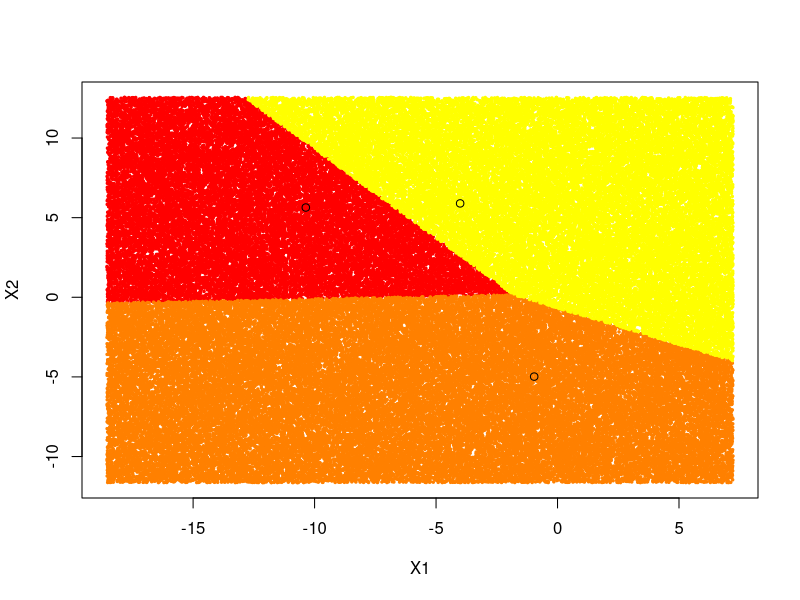

The R source for this figure:
X0 <-
    data.frame(
        x1 = rnorm(400, mean = -12, sd = 1),
        x2 = rnorm(400, mean = 7, sd = 1),
        class = "black"
    )
X1 <-
    data.frame(
        x1 = rnorm(200, mean = -7, sd = 1),
        x2 = rnorm(200, mean = 3, sd = 1),
        class = "black"
    )
X2 <-
    data.frame(
        x1 = rnorm(200, mean = -4, sd = 1),
        x2 = rnorm(200, mean = 6, sd = 1),
        class = "white"
    )
X3 <- data.frame(
    x1 = rnorm(200, mean = -1, sd = 1),
    x2 = rnorm(200, mean = -5, sd = 1),
    class = "orange"
)
X <- rbind(X0, X1, X2, X3)

lda2 <- function(data) {
    if (is.numeric(data[, 1] & is.numeric(data[, 2]))) {
        names(data) <- c("x1", "x2", "class")
    }
    tab <- table(data$class)
    n_cla <- dim(tab)
    nam <- names(tab)
    pi <- c()
    mu <- matrix(nrow = n_cla, ncol = 2)
    for (i in (1:n_cla)) {
        pi[i] <- tab[i] / dim(data)[1]
        mu[i, 1] <- mean(data$x1[data$class == nam[i]]) # mean matrix: (class1:x1 ... classn:x1)
        mu[i, 2] <- mean(data$x2[data$class == nam[i]]) #              (class1:x2 ... classn:x2)
    }
    names(pi) <- nam
    val <- list()
    dev <- list()
    mul <- list()
    ccov <- list()
    for (i in (1:n_cla)) {
        val[[i]] <- matrix(nrow = tab[i], ncol = 2)
        val[[i]] <- cbind(data$x1[data$class == nam[i]], data$x2[data$class == nam[i]])
        dev[[i]] <- matrix(nrow = tab[i], ncol = 2)
        for (j in (1:tab[i])) {
            dev[[i]][j,] <- val[[i]][j, ] - mu[i, ]
        }
        mul[[i]] <- matrix(nrow = 2, ncol = 2)
        ccov[[i]] <- matrix(nrow = 2, ncol = 2)
        mul[[i]] <- t(dev[[i]]) %*% dev[[i]]
        ccov[[i]] <- mul[[i]] / (dim(data)[1] - n_cla)
    }
    dis <- c()
    exp <- c()
    cov <- Reduce('+', ccov)
    rownames(cov) <- c("x1", "x2")
    colnames(cov) <- c("x1", "x2")
    inv <- solve(cov)
    maxx <- matrix(nrow = n_cla, ncol = 2)
    minx <- matrix(nrow = n_cla, ncol = 2)
    for (i in (1:n_cla)) {
        for (j in (1:2)) {
            maxx[i, j] <- mu[i, j] + 4 * sqrt(cov[j, j])
            minx[i, j] <- mu[i, j] - 4 * sqrt(cov[j, j])
        }
    }
    col <- heat.colors(n = n_cla)
    runifx1 <- runif(100000, min = min(minx[, 1]), max = max(maxx[, 1]))
    runifx2 <- runif(100000, min = min(minx[, 2]), max = max(maxx[, 2]))
    runif <- cbind(runifx1, runifx2)
    dismc <- matrix(nrow = 100000, ncol = n_cla)
    for (h in (1:100000)) {
        for (i in (1:n_cla)) {
            dismc[h, i] <-
                t(runif[h, ]) %*% inv %*% mu[i, ] - 0.5 %*% t(mu[i, ]) %*% inv %*% mu[i, ] + log(pi[i])
        }
    }
    colnames(dismc) <- nam
    rownames(mu) <- nam
    classmc <- c()
    for (h in (1:100000)) {
        classmc[h] <- names(dismc[h, ])[dismc[h, ] == max(dismc[h, ])]
    }
    dismc <-
        data.frame(
            x1 = runifx1,
            x2 = runifx2,
            class = classmc,
            stringsAsFactors = FALSE
        )
    dismc <- dismc[order(dismc$class), ]
    plot(
        dismc$x1[dismc$class == nam[1]],
        dismc$x2[dismc$class == nam[1]],
        xlim = c(min(minx[, 1]), max(maxx[, 1])), # x1
        ylim = c(min(minx[, 2]), max(maxx[, 2])), # x2
        col = col[1],
        xlab = "X1",
        ylab = "X2",
        pch = 20,
        cex = 0.5
    )
    for (i in (2:n_cla)) {
        points(dismc$x1[dismc$class == nam[i]],
               dismc$x2[dismc$class == nam[i]], 
               col = col[i],
               pch = 20,
               cex = 0.5)
    }
    for (i in (1:n_cla)) {
        points(mu[i,1], mu[i,2],
               pch = )
    }
    slopes <- matrix(nrow = n_cla, ncol = n_cla) # slope of mean lines between class i and j
    intercepts <- matrix(nrow = n_cla, ncol = n_cla) # intercept of mean lines "
    for (i in (1:n_cla)) {
        for (j in (i:n_cla)) {
            slopes[i,j] <- (mu[j,2] - mu[i,2]) / (mu[j,1] - mu[i,1])
            intercepts[i,j] <- mu[i,2] - slopes[i,j] * mu[i,1]
        }
    }
    x <- seq(mu[1,1], mu[2,1], length = 100)
    y <- slopes[1,2] * x + intercepts[1,2]
    xy <- cbind(x,y)
    dis <- matrix(nrow = 100, ncol = n_cla)
    for (j in (1:100)) {
        for (i in (1:n_cla))
            dis[j,i] <- t(xy[j,]) %*% inv %*% mu[i, ] - 0.5 %*% t(mu[i, ]) %*% inv %*% mu[i, ] + log(pi[i])
    }
    colnames(dis) <- nam
    classtest <- c()
    for (j in (1:100)) {
        classtest[j] <- colnames(dis)[dis[j,] == max(dis[j,])]
    }
    dis <- as.data.frame(cbind(dis,classtest)) # scores and class for every point on the means line
    if (length(table(dis$classtest)) == 2) {
        
    }
    return(list(pi, cov, mu, slopes, intercepts, dis))
}
lda2(X)
# try for 3/4 classes and we'll see for more later
# x goes from mu[i,1] to mu[j,1]
# y goes from mu[i,2] to mu[j,2]
# y = ax + b
# a = (mu[j,2] - mu[i,2]) / (mu[j,1] - mu[i,1])
# origin is (mu[i,1], mu[i,2]) y passes through origin
# b = mu[i,2] - a * mu[i,1]
# so y = (mu[j,2] - mu[i,2]) / (mu[j,1] - mu[i,1]) * x + mu[i,2] - (mu[j,2] - mu[i,2]) / (mu[j,1] - mu[i,1]) * mu[i,1]
# 1,2(2), 1,3(3), 2,3(6)
# 1,2(2), 1,3(3), 1,4(4), 2,3(6), 2,4(8), 3,4(12)
# 1,2(2), 1,3(3), 1,4(4), 1,5(5), 2,3(6), 2,4(8), 2,5(10), 3,4(12), 3,5(15), 4,5(20)
# 1,2(2), 1,3(3), 1,4(4), 1,5(5), 1,6(6), 2,3(6), 2,4(8), 2,5(10), 2,6(12), 3,4(12), 
# y = ax + b 
# a = (yB - yA) / (xB - xA)
# A c y so yA = aXA + b so
# b = yA - aXA

# if mean line doesn't cross right decision boundary, rotate slightly, if crosses two, chuck it

# OR (simpler algorithm) :
# branch out with two lines from the origin at 10 degrees (less?) on each side of average line and at 3/4 distance and
# retreat until function classifies to the original class (you have two points on the boundary so you have a boundary)
# THEN glide along this boundary until find new class - how far? how can you bound the search (to one side?)
